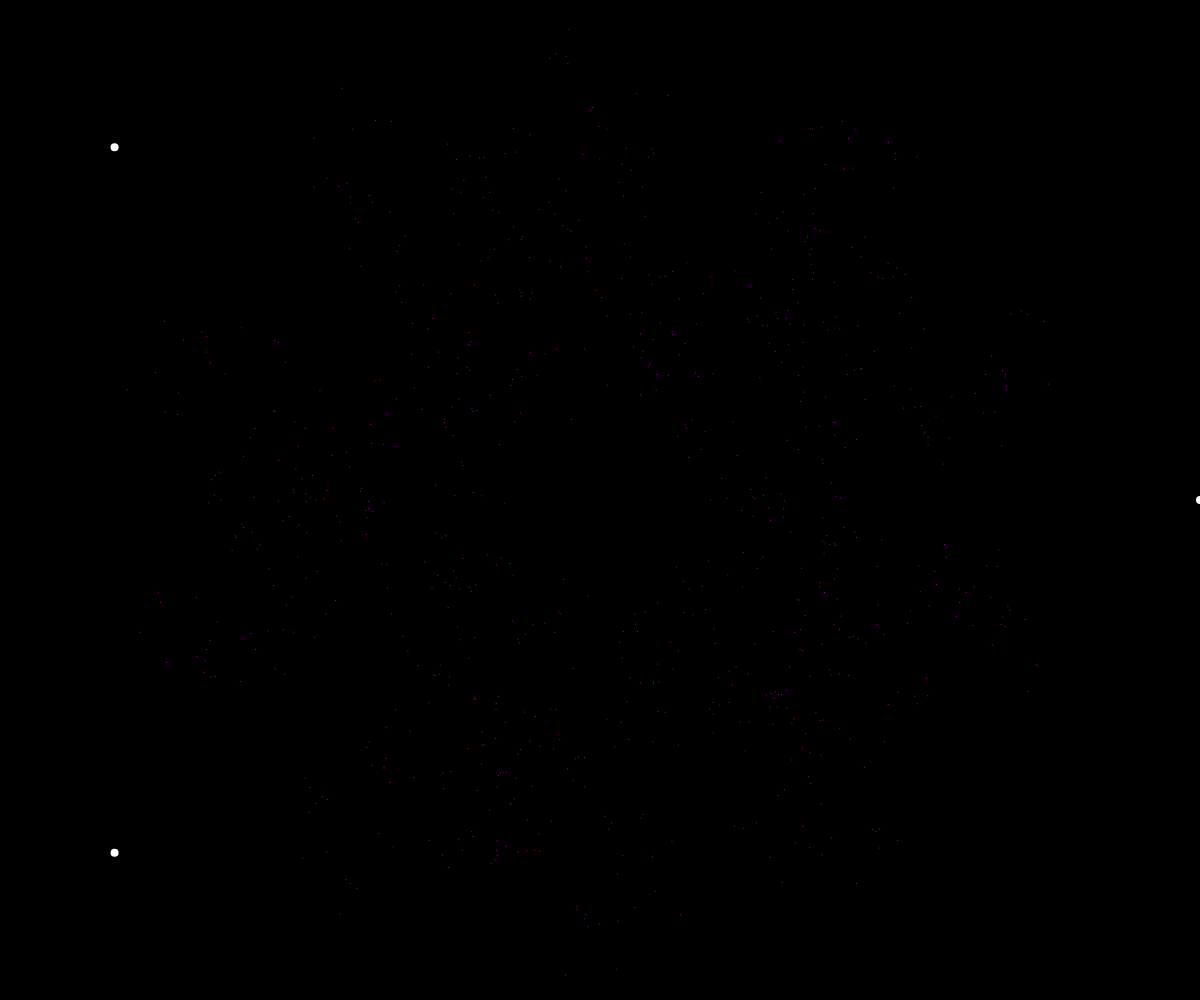
Frame 1 (no input)
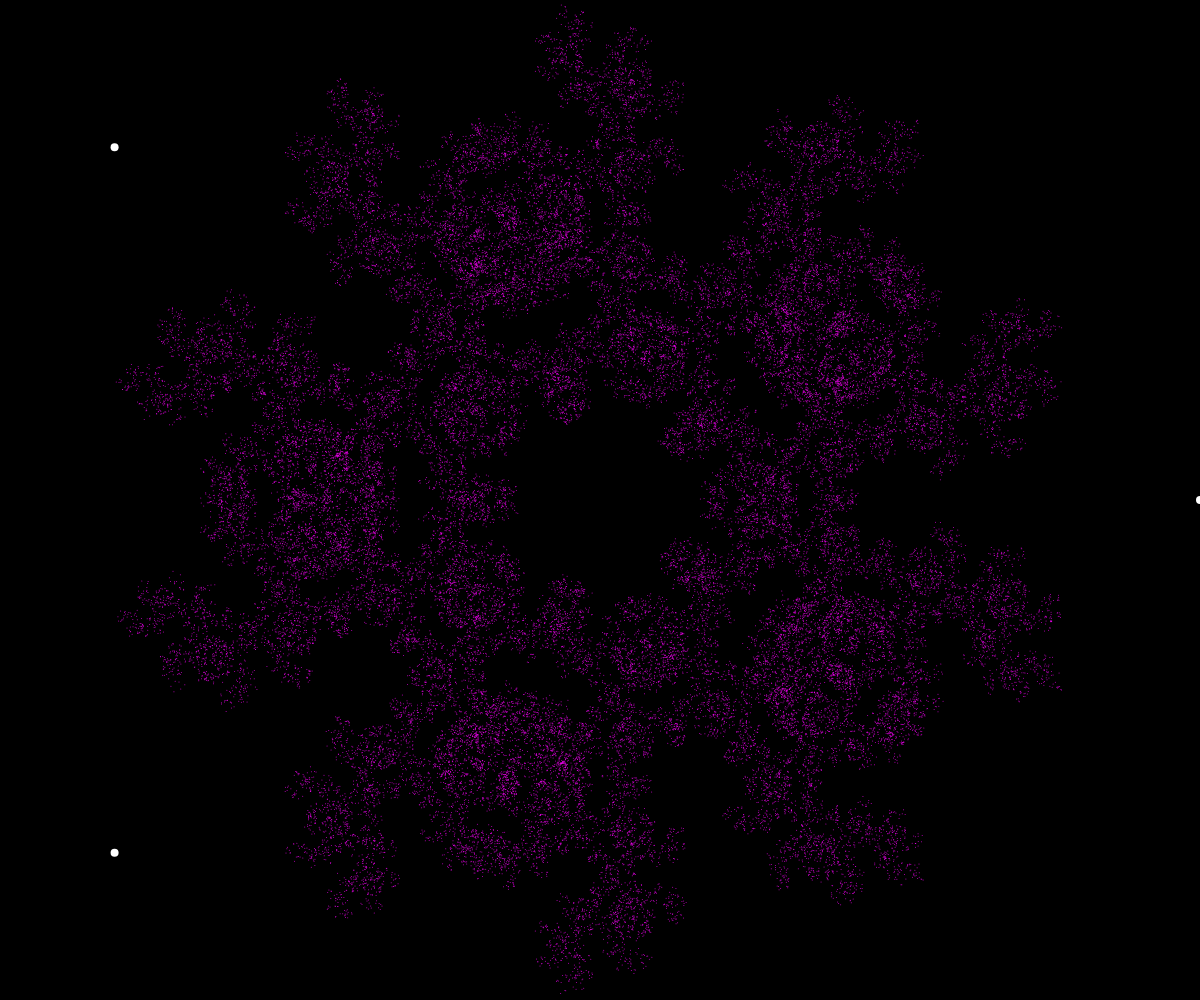
Frame 60 (no input)
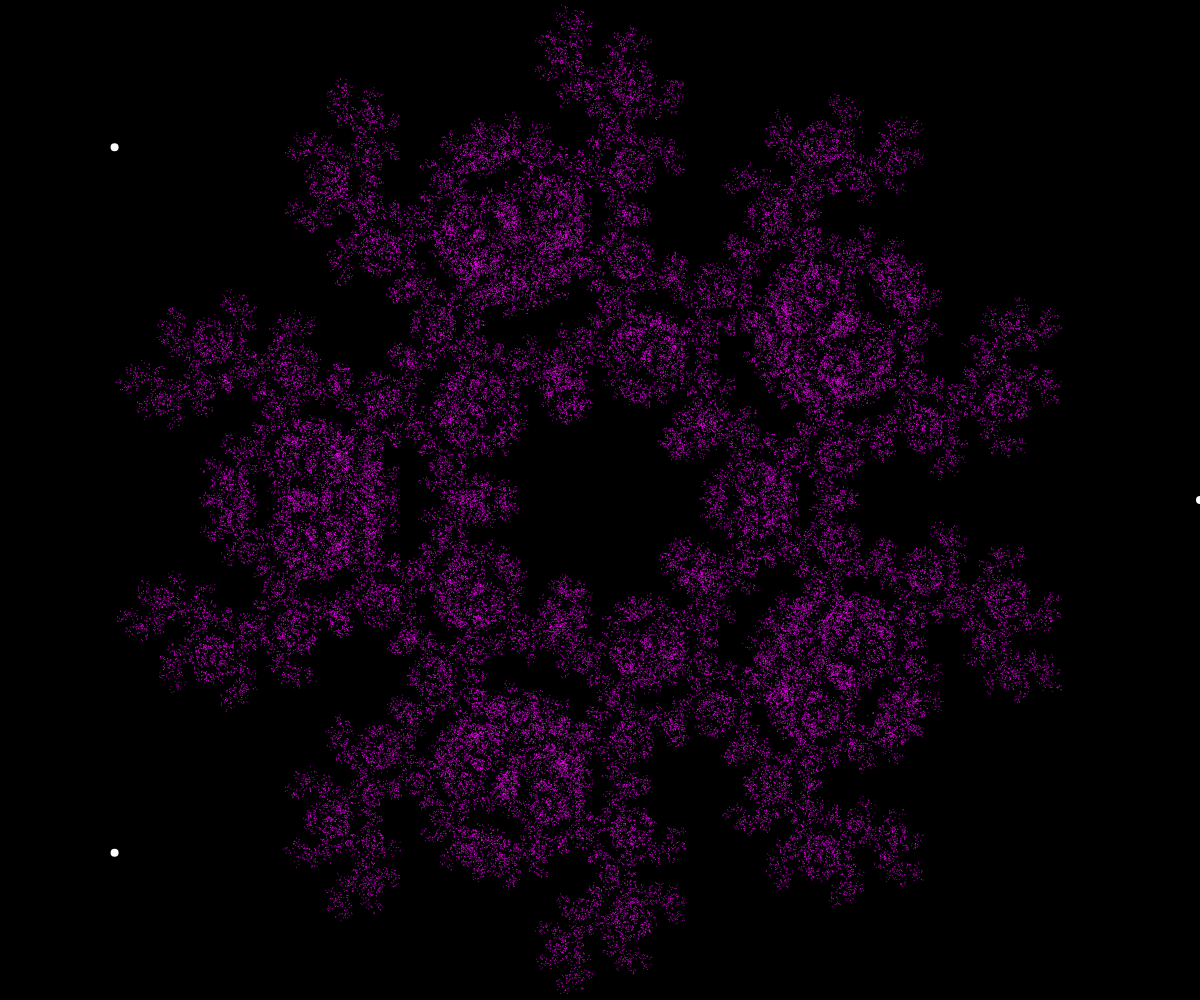
Frame 120 (the mouse pressed at the canvas centre since frame 60)

The p5.js sketch that drew these frames (run headless with seeded random() and noise() and a simulated clock; from frame 60 on, the mouse is pressed at the canvas centre):

// p5.js sketch
// ── sketch.js
const n = 5;
const percent = 0.5;
const points = [];

let current, previous;

function setup() {
  createCanvas(windowWidth, windowHeight);

  for (let i = 0; i < n; i++) {
    const angle = (TWO_PI * i) / n;
    const v = p5.Vector.fromAngle(angle);
    v.mult(width / 2);
    v.add(width / 2, height / 2);
    points.push(v);
  }

  reset();
}

function reset() {
  current = createVector(random(width), random(height));

  background(0);
  stroke(255);
  strokeWeight(8);

  for (const p of points) {
    point(p.x, p.y);
  }
}

function draw() {
  stroke(255, 0, 255, 200);
  strokeWeight(1);

  for (let i = 0; i < 1000; i++) {
    const next = random(points);
    if (next !== previous) {
      current.x = lerp(current.x, next.x, percent);
      current.y = lerp(current.y, next.y, percent);
      point(current.x, current.y);
    }
    previous = next;
  }
}
